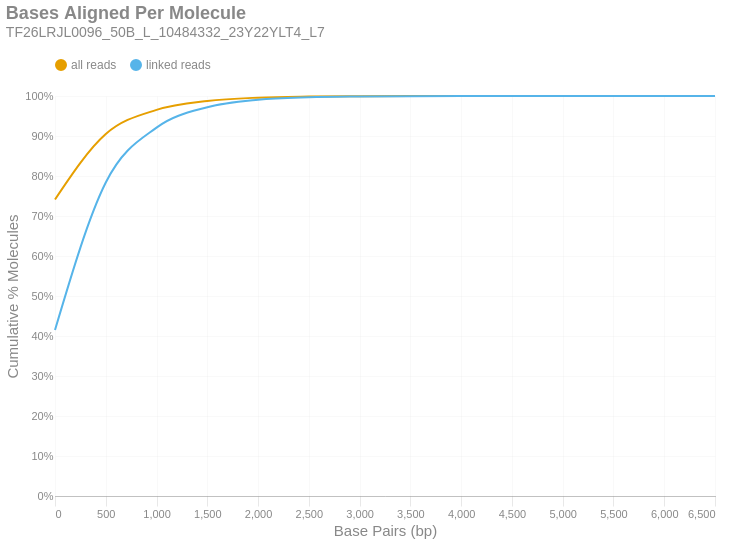

This figure's notebook cell:
### Markdown cell above
### Bases Aligned Per Molecule
This is a cumulative frequency distribution showing the number of base pairs aligned per unique molecule. These data are shown in 500 bp bins. There are two distributions: one with `all reads` (yellow) and another with only `linked reads` (blue). The percent of molecules in the `linked reads` distribution is relative to the total number of linked molecules.

### Code cell
if SKIPLR:
    print_html(f"Skipped")
else:
    binned_df = consolidated_hist(valids['aligned_bp'], mask, 500, True)
    with SafeRender(binned_df):
        (
            density_plot(binned_df, 'Bases Aligned Per Molecule', samplename, 'basesper')
            .encode(
                x=alt.X('bin:Q', title="Base Pairs (bp)").axis(tickMinStep=500).scale(padding=0),
                y=alt.Y('value:Q', title='Cumulative % Molecules')
                    .axis(format='%')
                    .scale(domain = [0,1])
                    .stack(False),
                color=alt.Color("key:N").scale(domain = ["all reads", "linked reads"]),
                tooltip = [
                    alt.Tooltip("key:N", title = "Data Type"),
                    alt.Tooltip("range_label:N", title="Bases Aligned Per Molecule"),
                    alt.Tooltip("value:Q", format = ".2%", title="% Molecules (Cum.)")
                ]
            )
        ).display()

### Figure 1 — Vega-Lite specification as saved in the notebook (floating-point values rounded to 4 significant figures)
{"width": "container", "height": 400, "config": {"title": {"anchor": "start", "dy": -15, "fontSize": 18, "color": "#888888", "subtitleColor": "#888888", "subtitleFontSize": 14}, "arc": {"fill": "#0072B2"}, "axis": {"domainColor": "#888888", "domainWidth": 0.5, "gridWidth": 0.2, "grid": false, "titleFontWeight": 400, "titleFontSize": 15, "labelFontSize": 11, "labelColor": "#888888", "tickColor": "#888888", "tickWidth": 0.2, "titleColor": "#888888"}, "axisBand": {"grid": false}, "axisX": {"grid": true, "tickSize": 10, "domainCap": "round"}, "axisY": {"domain": false, "grid": true, "tickSize": 0, "domainCap": "round"}, "background": "transparent", "header": {"labelFontSize": 15, "labelColor": "#888888", "titleFontSize": 15, "titleFontWeight": 600, "titleColor": "#888888"}, "legend": {"labelFont": "sans-serif", "labelFontSize": 12, "labelColor": "#888888", "symbolSize": 100, "symbolType": "circle", "titleFontSize": 12, "titlePadding": 10, "titleColor": "#888888", "title": null, "orient": "top"}, "range": {"category": ["#E69F00", "#56B4E9", "#009E73", "#F0E442", "#0072B2", "#D55E00", "#CC79A7", "#000000"], "diverging": ["#cfe8f3", "#a2d4ec", "#73bfe2", "#46abdb", "#1696d2", "#12719e"]}, "area": {"fill": "#0072B2", "fillOpacity": 0.7, "line": true, "strokeOpacity": 0.7}, "line": {"color": "#0072B2", "stroke": "#0072B2", "strokeWidth": 2}, "trail": {"color": "#0072B2", "stroke": "#0072B2", "strokeWidth": 0, "size": 1}, "point": {"filled": true, "fillOpacity": 1.0, "size": 95}, "text": {"color": "#888888", "fontSize": 11, "align": "right", "fontWeight": 400, "size": 11}, "bar": {"fill": "#0072B2", "stroke": null}, "view": {"stroke": null, "continuousWidth": 660, "continuousHeight": 400}}, "data": {"name": "data-225929daf7956199a2dae236db9718cb"}, "mark": {"type": "line", "interpolate": "monotone", "point": {"opacity": 0, "size": 275}}, "encoding": {"color": {"field": "key", "scale": {"domain": ["all reads", "linked reads"]}, "type": "nominal"}, "tooltip": [{"field": "key", "title": "Data Type", "type": "nominal"}, {"field": "range_label", "title": "Bases Aligned Per Molecule", "type": "nominal"}, {"field": "value", "format": ".2%", "title": "% Molecules (Cum.)", "type": "quantitative"}], "x": {"axis": {"tickMinStep": 500}, "field": "bin", "scale": {"padding": 0}, "title": "Base Pairs (bp)", "type": "quantitative"}, "y": {"axis": {"format": "%"}, "field": "value", "scale": {"domain": [0, 1]}, "stack": false, "title": "Cumulative % Molecules", "type": "quantitative"}}, "params": [{"name": "param_c36ac31b6afebe62", "select": {"type": "point", "fields": ["key"]}, "bind": "legend"}], "title": {"text": "Bases Aligned Per Molecule", "subtitle": "TF26LRJL0096_50B_L_10484332_23Y22YLT4_L7"}, "transform": [{"fold": ["all reads (cumsum)", "linked reads (cumsum)"]}, {"calculate": "replace(datum.key, ' (cumsum)', '')", "as": "key"}, {"filter": {"param": "param_c36ac31b6afebe62"}}], "usermeta": {"embedOptions": {"downloadFileName": "TF26LRJL0096_50B_L_10484332_23Y22YLT4_L7.basesper"}}, "$schema": "https://vega.github.io/schema/vega-lite/v6.4.1.json", "datasets": {"data-225929daf7956199a2dae236db9718cb": [{"bin": "0.0", "interval": "0.0-500.0", "all reads": 0.7414, "linked reads": 0.4151, "all reads (cumsum)": 0.7414, "linked reads (cumsum)": 0.4151, "range_label": "0-499"}, {"bin": "500.0", "interval": "500.0-1000.0", "all reads": 0.1636, "linked reads": 0.3686, "all reads (cumsum)": 0.905, "linked reads (cumsum)": 0.7837, "range_label": "500-999"}, {"bin": "1000.0", "interval": "1000.0-1500.0", "all reads": 0.06034, "linked reads": 0.1373, "all reads (cumsum)": 0.9653, "linked reads (cumsum)": 0.921, "range_label": "1000-1499"}, {"bin": "1500.0", "interval": "1500.0-2000.0", "all reads": 0.02234, "linked reads": 0.05091, "all reads (cumsum)": 0.9877, "linked reads (cumsum)": 0.9719, "range_label": "1500-1999"}, {"bin": "2000.0", "interval": "2000.0-2500.0", "all reads": 0.008204, "linked reads": 0.0187, "all reads (cumsum)": 0.9959, "linked reads (cumsum)": 0.9906, "range_label": "2000-2499"}, {"bin": "2500.0", "interval": "2500.0-3000.0", "all reads": 0.002681, "linked reads": 0.006111, "all reads (cumsum)": 0.9986, "linked reads (cumsum)": 0.9967, "range_label": "2500-2999"}, {"bin": "3000.0", "interval": "3000.0-3500.0", "all reads": 0.0008808, "linked reads": 0.002008, "all reads (cumsum)": 0.9994, "linked reads (cumsum)": 0.9987, "range_label": "3000-3499"}, {"bin": "3500.0", "interval": "3500.0-4000.0", "all reads": 0.0003597, "linked reads": 0.0008201, "all reads (cumsum)": 0.9998, "linked reads (cumsum)": 0.9996, "range_label": "3500-3999"}, {"bin": "4000.0", "interval": "4000.0-4500.0", "all reads": 0.0001213, "linked reads": 0.0002766, "all reads (cumsum)": 0.9999, "linked reads (cumsum)": 0.9998, "range_label": "4000-4499"}, {"bin": "4500.0", "interval": "4500.0-5000.0", "all reads": 4.661e-05, "linked reads": 0.0001063, "all reads (cumsum)": 1.0, "linked reads (cumsum)": 0.9999, "range_label": "4500-4999"}, {"bin": "5000.0", "interval": "5000.0-5500.0", "all reads": 1.733e-05, "linked reads": 3.951e-05, "all reads (cumsum)": 1.0, "linked reads (cumsum)": 1.0, "range_label": "5000-5499"}, {"bin": "5500.0", "interval": "5500.0-6000.0", "all reads": 3.585e-06, "linked reads": 8.174e-06, "all reads (cumsum)": 1.0, "linked reads (cumsum)": 1.0, "range_label": "5500-5999"}, {"bin": "6000.0", "interval": "6000.0-6500.0", "all reads": 1.793e-06, "linked reads": 4.087e-06, "all reads (cumsum)": 1.0, "linked reads (cumsum)": 1.0, "range_label": "6000-6499"}, {"bin": "6500.0", "interval": "6500.0-7000.0", "all reads": 1.195e-06, "linked reads": 2.725e-06, "all reads (cumsum)": 1.0, "linked reads (cumsum)": 1.0, "range_label": "6500-6999"}]}}
